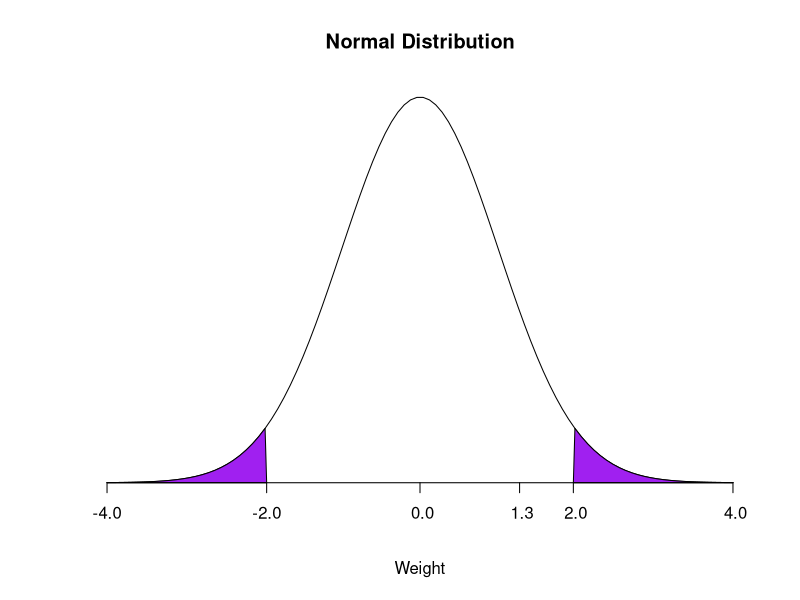

Reproduce this figure in R.
# This is the problem to solve:

# > In an experiment two years ago the weights of the weasels in certain area were measured. The weights are normally distributed with an average (mean) of 400 grams and a standard deviation of 100 grams.
# >
# > This year a sample of 50 individuals was taken from the same place, the average weight was 520 grams.
# >
# > With a significance level of 0.05. Has the weight of the weasels changed?

# To compute z is straightforward, we use the formula z = (sample mean - population mean) / (standard deviation / square root of the sample size):
population.mean <- 400
sample.mean <- 418
sd <- 100
alpha <- 0.05    
n <- 50

xmin <- -4
xmax <- 4

z = (sample.mean - population.mean) /  (sd / sqrt(n)) 
print(paste("z statistic:", z))

# **Output**:
# ```
# z statistic: 1.27279220613579
# ```

# Now to create the corresponding plot, we draw a normal random sample between -4 and 4 and assign the corresponding sequence to `hx`
x <- seq(xmin, xmax, length=100)
hx <- dnorm(x)

# Set up the plot. The critical regions are drawn as polygons.
plot(x, hx, type="n", xlab="Weight", ylab="",
     main="Normal Distribution", axes=FALSE)

lines(x, hx)                            # plots the distribution

crtclvalue.left <- -qnorm(1-alpha/2)    # left critical value
crtclvalue.right <- qnorm(1-alpha/2)    # right critical value

i <- x >= crtclvalue.right              # right rejection region
polygon(c(crtclvalue.right, x[i], xmax),
        c(0, hx[i], 0), 
        col="purple")

j <- x <= crtclvalue.left               # left rejection region
polygon(c(xmin, x[j], crtclvalue.left), 
        c(0, hx[j], 0), 
        col="purple")

axis(1, pos=0,                          # tick marks
     at = c(z, crtclvalue.left, crtclvalue.right, 
                  xmin, 0, xmax), 
     labels = format(c(z, 
                crtclvalue.left, 
                crtclvalue.right, 
                xmin, 0, xmax), digits=2))

# Since z is not in the rejection zone the null hypothesis is accepted. The weight of the weasels hasn't changed significantly.

# ---

# A quicker method to determine if the null hypothesis has to be rejected is to compute the corresponding *p-value* by means of `pnorm()`:

pvalue <- pnorm(z)
print(paste("p value:", pvalue))

# **Output**:
# ```
# p value: 0.898454106211416
# ```

# Since the p-value is in the acceptance zone, in the interval (-alpha/2, alpha/2), we accept the null hypothesis.
